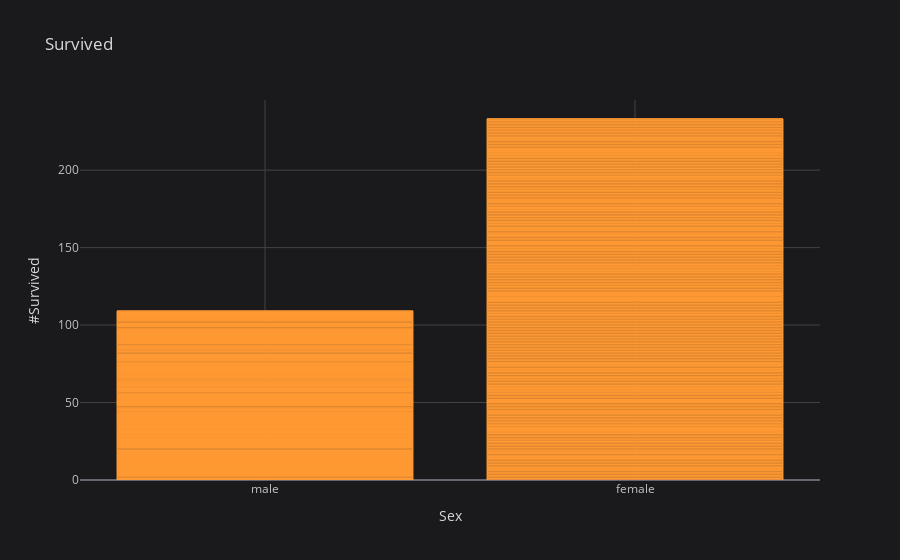

Notebook source saved alongside this figure:
### Code cell
tits.iplot(kind='bar',x='sex', y='survived', title='Survived', xTitle='Sex', yTitle="#Survived")

### Figure 1 — Plotly figure (JSON) as saved in the notebook; plotly's stock layout.template omitted (floating-point values rounded to 4 significant figures; data arrays with more than 128 entries replaced by an {"elided": "..."} marker saying what was removed)
{"data": [{"marker": {"color": "rgba(255, 153, 51, 0.6)", "line": {"color": "rgba(255, 153, 51, 1.0)", "width": 1}}, "name": "survived", "orientation": "v", "text": "", "type": "bar", "x": {"elided": "891 str values"}, "y": {"elided": "891 int values"}}], "layout": {"legend": {"bgcolor": "#1A1A1C", "font": {"color": "#D9D9D9"}}, "paper_bgcolor": "#1A1A1C", "plot_bgcolor": "#1A1A1C", "title": {"font": {"color": "#D9D9D9"}, "text": "Survived"}, "xaxis": {"gridcolor": "#434343", "showgrid": true, "tickfont": {"color": "#C2C2C2"}, "title": {"font": {"color": "#D9D9D9"}, "text": "Sex"}, "zerolinecolor": "#666570"}, "yaxis": {"gridcolor": "#434343", "showgrid": true, "tickfont": {"color": "#C2C2C2"}, "title": {"font": {"color": "#D9D9D9"}, "text": "#Survived"}, "zerolinecolor": "#666570"}}}
